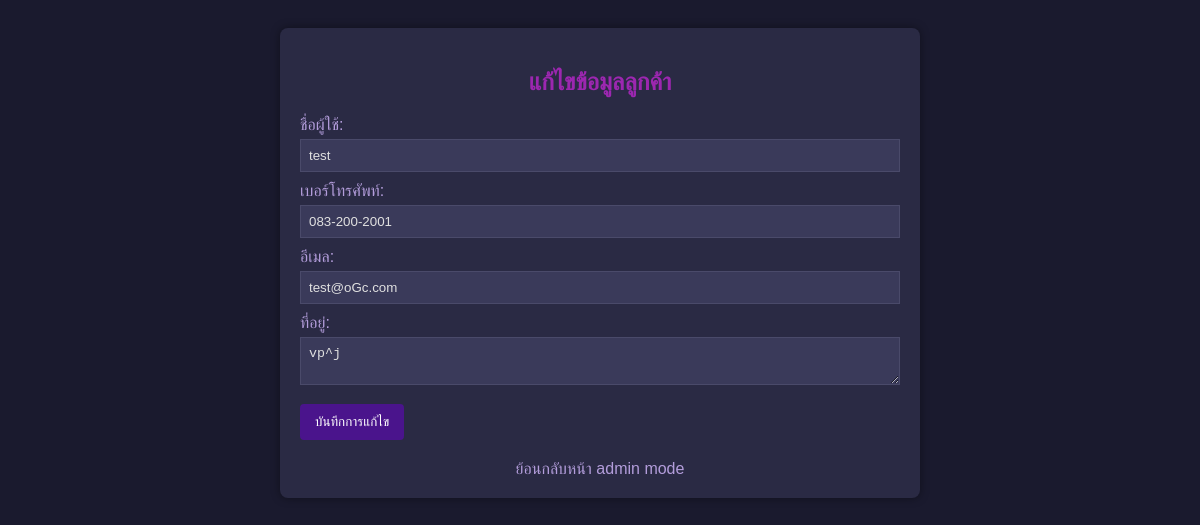
The page /admin_gm/edit_customer.php?id=3 (signed in) on the database its author committed.
### tables this page shows
CREATE TABLE `users` (
  `id` int(11) NOT NULL,
  `username` varchar(50) NOT NULL,
  `password` varchar(255) NOT NULL,
  `role` enum('user','admin') DEFAULT 'user',
  `phone` varchar(20) DEFAULT NULL,
  `email` varchar(100) DEFAULT NULL,
  `address` text DEFAULT NULL
);

### admin_gm/edit_customer.php (the view, shortened to what this page needs)
<?php
$servername = "localhost";
$username = "root";
$password = "";
$dbname = "cathotel_db";
$conn = new mysqli($servername, $username, $password, $dbname);
$customer = null;
if (isset($_GET['id'])) {
    $id = $_GET['id'];
    $sql = "SELECT * FROM users WHERE id = ? AND role = 'user'";
    $stmt = $conn->prepare($sql);
    $stmt->bind_param("i", $id);
    $stmt->execute();
    $result = $stmt->get_result();
    $customer = $result->fetch_assoc();
}
?>
<!DOCTYPE html>
<html lang="th">
<head>
</head>
<body>
    <div class="container">
        <h2>แก้ไขข้อมูลลูกค้า</h2>
        <?php if ($customer): ?>
        <form action="edit_customer.php" method="POST">
            <label for="full_name">ชื่อผู้ใช้:</label>
            <input type="text" id="full_name" name="full_name" value="<?php echo htmlspecialchars($customer['username']); ?>" required>
            <label for="phone">เบอร์โทรศัพท์:</label>
            <input type="text" id="phone" name="phone" value="<?php echo htmlspecialchars($customer['phone']); ?>">
            <label for="email">อีเมล:</label>
            <input type="email" id="email" name="email" value="<?php echo htmlspecialchars($customer['email']); ?>">
            <label for="address">ที่อยู่:</label>
            <textarea id="address" name="address"><?php echo htmlspecialchars($customer['address']); ?></textarea>
            <button type="submit">บันทึกการแก้ไข</button>
        </form>
        <?php else: ?>
        <p style="text-align: center; color: #ff6666;">ไม่พบข้อมูลลูกค้าที่ต้องการแก้ไข</p>
        <?php endif; ?>
        <a href="../admin_dashboard.php" class="back-link">ย้อนกลับหน้า admin mode</a>
    </div>
</body>
</html>

### admin_gm/edit_customer.php (style rules this page uses)
body { font-family: Arial, sans-serif; background-color: #1a1a2e; color: #e0e0e0; padding: 20px; }
.container { max-width: 600px; margin: auto; background-color: #2a2a44; padding: 20px; border-radius: 8px; box-shadow: 0 0 10px rgba(0,0,0,0.4); }
h2 { text-align: center; color: #9c27b0; }
label { display: block; margin-top: 10px; color: #b39ddb; }
input[type="text"], input[type="email"], textarea { width: 100%; padding: 8px; margin-top: 5px; box-sizing: border-box; background-color: #3a3a5a; color: #e0e0e0; border: 1px solid #4a4a6a; }
button { background-color: #4a148c; color: white; padding: 10px 15px; border: none; border-radius: 4px; cursor: pointer; margin-top: 15px; }
.back-link { display: block; text-align: center; margin-top: 20px; color: #b39ddb; text-decoration: none; }

### rows shown on the page
users: full_name "test", phone "083-200-2001", email "test@oGc.com", address "vp^j"
